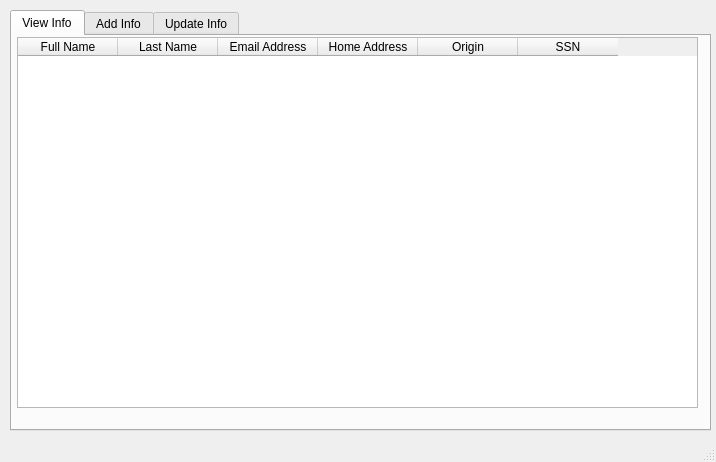
<?xml version="1.0" encoding="UTF-8"?>
<ui version="4.0">
 <class>MainWindow</class>
 <widget class="QMainWindow" name="MainWindow">
  <property name="geometry">
   <rect>
    <x>0</x>
    <y>0</y>
    <width>716</width>
    <height>462</height>
   </rect>
  </property>
  <property name="windowTitle">
   <string>Interrogation Program</string>
  </property>
  <widget class="QWidget" name="centralwidget">
   <widget class="QTabWidget" name="tabWidget">
    <property name="geometry">
     <rect>
      <x>10</x>
      <y>10</y>
      <width>701</width>
      <height>421</height>
     </rect>
    </property>
    <property name="currentIndex">
     <number>0</number>
    </property>
    <widget class="QWidget" name="tab_2">
     <attribute name="title">
      <string>View Info</string>
     </attribute>
     <widget class="QTableWidget" name="tableWidget">
      <property name="geometry">
       <rect>
        <x>5</x>
        <y>1</y>
        <width>681</width>
        <height>371</height>
       </rect>
      </property>
      <column>
       <property name="text">
        <string>Full Name</string>
       </property>
      </column>
      <column>
       <property name="text">
        <string>Last Name</string>
       </property>
      </column>
      <column>
       <property name="text">
        <string>Email Address</string>
       </property>
      </column>
      <column>
       <property name="text">
        <string>Home Address</string>
       </property>
      </column>
      <column>
       <property name="text">
        <string>Origin</string>
       </property>
      </column>
      <column>
       <property name="text">
        <string>SSN</string>
       </property>
      </column>
     </widget>
    </widget>
    <widget class="QWidget" name="tab">
     <attribute name="title">
      <string>Add Info</string>
     </attribute>
     <widget class="QLabel" name="label">
      <property name="geometry">
       <rect>
        <x>40</x>
        <y>10</y>
        <width>171</width>
        <height>41</height>
       </rect>
      </property>
      <property name="text">
       <string>First Name :</string>
      </property>
      <property name="alignment">
       <set>Qt::AlignCenter</set>
      </property>
     </widget>
     <widget class="QLineEdit" name="email_address">
      <property name="geometry">
       <rect>
        <x>230</x>
        <y>130</y>
        <width>381</width>
        <height>41</height>
       </rect>
      </property>
     </widget>
     <widget class="QLabel" name="label_4">
      <property name="geometry">
       <rect>
        <x>40</x>
        <y>190</y>
        <width>171</width>
        <height>41</height>
       </rect>
      </property>
      <property name="text">
       <string>Address :</string>
      </property>
      <property name="alignment">
       <set>Qt::AlignCenter</set>
      </property>
     </widget>
     <widget class="QLineEdit" name="first_name">
      <property name="geometry">
       <rect>
        <x>230</x>
        <y>11</y>
        <width>381</width>
        <height>41</height>
       </rect>
      </property>
     </widget>
     <widget class="QLineEdit" name="last_name">
      <property name="geometry">
       <rect>
        <x>230</x>
        <y>71</y>
        <width>381</width>
        <height>41</height>
       </rect>
      </property>
     </widget>
     <widget class="QPushButton" name="btn_submit">
      <property name="geometry">
       <rect>
        <x>430</x>
        <y>300</y>
        <width>181</width>
        <height>41</height>
       </rect>
      </property>
      <property name="text">
       <string>Submit</string>
      </property>
     </widget>
     <widget class="QLineEdit" name="origin">
      <property name="geometry">
       <rect>
        <x>230</x>
        <y>251</y>
        <width>381</width>
        <height>41</height>
       </rect>
      </property>
     </widget>
     <widget class="QLabel" name="label_2">
      <property name="geometry">
       <rect>
        <x>40</x>
        <y>70</y>
        <width>171</width>
        <height>41</height>
       </rect>
      </property>
      <property name="text">
       <string>Last Name :</string>
      </property>
      <property name="alignment">
       <set>Qt::AlignCenter</set>
      </property>
     </widget>
     <widget class="QLineEdit" name="address">
      <property name="geometry">
       <rect>
        <x>230</x>
        <y>191</y>
        <width>381</width>
        <height>41</height>
       </rect>
      </property>
     </widget>
     <widget class="QLabel" name="label_5">
      <property name="geometry">
       <rect>
        <x>40</x>
        <y>250</y>
        <width>171</width>
        <height>41</height>
       </rect>
      </property>
      <property name="text">
       <string>Origin :</string>
      </property>
      <property name="alignment">
       <set>Qt::AlignCenter</set>
      </property>
     </widget>
     <widget class="QLabel" name="label_3">
      <property name="geometry">
       <rect>
        <x>40</x>
        <y>129</y>
        <width>171</width>
        <height>41</height>
       </rect>
      </property>
      <property name="text">
       <string>Email Address :</string>
      </property>
      <property name="alignment">
       <set>Qt::AlignCenter</set>
      </property>
     </widget>
    </widget>
    <widget class="QWidget" name="tab_3">
     <attribute name="title">
      <string>Update Info</string>
     </attribute>
     <widget class="QLabel" name="label_6">
      <property name="geometry">
       <rect>
        <x>60</x>
        <y>20</y>
        <width>171</width>
        <height>41</height>
       </rect>
      </property>
      <property name="text">
       <string>Search by SSN :</string>
      </property>
     </widget>
     <widget class="QLineEdit" name="id_edit">
      <property name="geometry">
       <rect>
        <x>320</x>
        <y>20</y>
        <width>121</width>
        <height>41</height>
       </rect>
      </property>
     </widget>
     <widget class="QLabel" name="label_7">
      <property name="geometry">
       <rect>
        <x>60</x>
        <y>80</y>
        <width>171</width>
        <height>41</height>
       </rect>
      </property>
      <property name="text">
       <string>First Name :</string>
      </property>
     </widget>
     <widget class="QLabel" name="label_8">
      <property name="geometry">
       <rect>
        <x>60</x>
        <y>130</y>
        <width>171</width>
        <height>41</height>
       </rect>
      </property>
      <property name="text">
       <string>Last Name :</string>
      </property>
     </widget>
     <widget class="QLabel" name="label_9">
      <property name="geometry">
       <rect>
        <x>60</x>
        <y>229</y>
        <width>171</width>
        <height>41</height>
       </rect>
      </property>
      <property name="text">
       <string>Address :</string>
      </property>
     </widget>
     <widget class="QLabel" name="label_10">
      <property name="geometry">
       <rect>
        <x>60</x>
        <y>279</y>
        <width>171</width>
        <height>41</height>
       </rect>
      </property>
      <property name="text">
       <string>Origin :</string>
      </property>
     </widget>
     <widget class="QLabel" name="label_11">
      <property name="geometry">
       <rect>
        <x>60</x>
        <y>180</y>
        <width>171</width>
        <height>41</height>
       </rect>
      </property>
      <property name="text">
       <string>Email Address :</string>
      </property>
     </widget>
     <widget class="QLineEdit" name="email_address_2">
      <property name="geometry">
       <rect>
        <x>250</x>
        <y>181</y>
        <width>381</width>
        <height>41</height>
       </rect>
      </property>
     </widget>
     <widget class="QLineEdit" name="origin_2">
      <property name="geometry">
       <rect>
        <x>250</x>
        <y>280</y>
        <width>381</width>
        <height>41</height>
       </rect>
      </property>
     </widget>
     <widget class="QPushButton" name="btn_update">
      <property name="geometry">
       <rect>
        <x>450</x>
        <y>330</y>
        <width>181</width>
        <height>41</height>
       </rect>
      </property>
      <property name="text">
       <string>Update</string>
      </property>
     </widget>
     <widget class="QLineEdit" name="last_name_2">
      <property name="geometry">
       <rect>
        <x>250</x>
        <y>131</y>
        <width>381</width>
        <height>41</height>
       </rect>
      </property>
     </widget>
     <widget class="QLineEdit" name="address_2">
      <property name="geometry">
       <rect>
        <x>250</x>
        <y>230</y>
        <width>381</width>
        <height>41</height>
       </rect>
      </property>
     </widget>
     <widget class="QPushButton" name="btn_delete">
      <property name="geometry">
       <rect>
        <x>250</x>
        <y>330</y>
        <width>181</width>
        <height>41</height>
       </rect>
      </property>
      <property name="text">
       <string>Delete</string>
      </property>
     </widget>
     <widget class="QLineEdit" name="first_name_2">
      <property name="geometry">
       <rect>
        <x>250</x>
        <y>81</y>
        <width>381</width>
        <height>41</height>
       </rect>
      </property>
     </widget>
     <widget class="QPushButton" name="btn_search">
      <property name="geometry">
       <rect>
        <x>495</x>
        <y>20</y>
        <width>121</width>
        <height>41</height>
       </rect>
      </property>
      <property name="text">
       <string>Search</string>
      </property>
     </widget>
    </widget>
   </widget>
  </widget>
  <widget class="QStatusBar" name="statusbar"/>
 </widget>
 <resources/>
 <connections/>
</ui>
